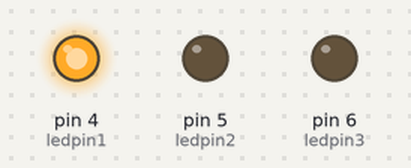
The sketch below on a simulated Arduino Uno, built with avr-gcc and run on an emulated ATmega328P. Parts: output pins drawn as LEDs (lit = HIGH).

Above: at 0.5 s.
At 2.5 s:
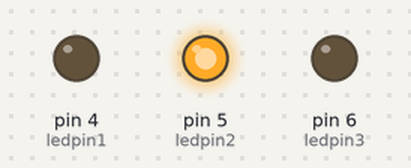
At 4.5 s:
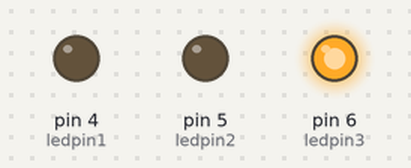
At 5.5 s:
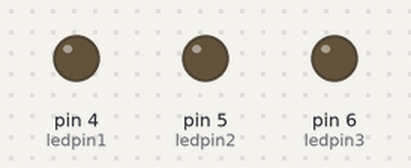
Timing chart, 0 to 7.8 s (numbered marks = the images above):
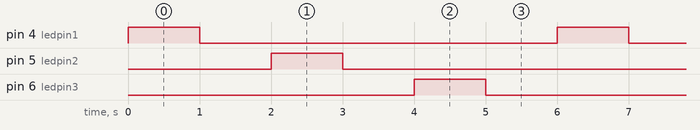

The sketch:

ingenious_curcan_borwo1.ino
```cpp
int ledpin1=4;
int ledpin2=5;
int ledpin3=6;

void setup(){
  pinMode(ledpin1,OUTPUT);
  pinMode(ledpin2,OUTPUT);
   pinMode(ledpin3,OUTPUT);
}
void loop(){
  digitalWrite(ledpin1,HIGH);
  delay(1000);
  digitalWrite(ledpin1,LOW);
  delay(1000);
  digitalWrite(ledpin2,HIGH);
  delay(1000);
  digitalWrite(ledpin2,LOW);
  delay(1000);
  digitalWrite(ledpin3,HIGH);
  delay(1000);
  digitalWrite(ledpin3,LOW);
  delay(1000);
 }
```

Measured:
- by itself, pin 4 (ledpin1), pin 5 (ledpin2), pin 6 (ledpin3): alternates HIGH for 1.0 s and LOW for 5.0 s
- by itself, everything shown: repeats every 6.0 s, in 6 steps
